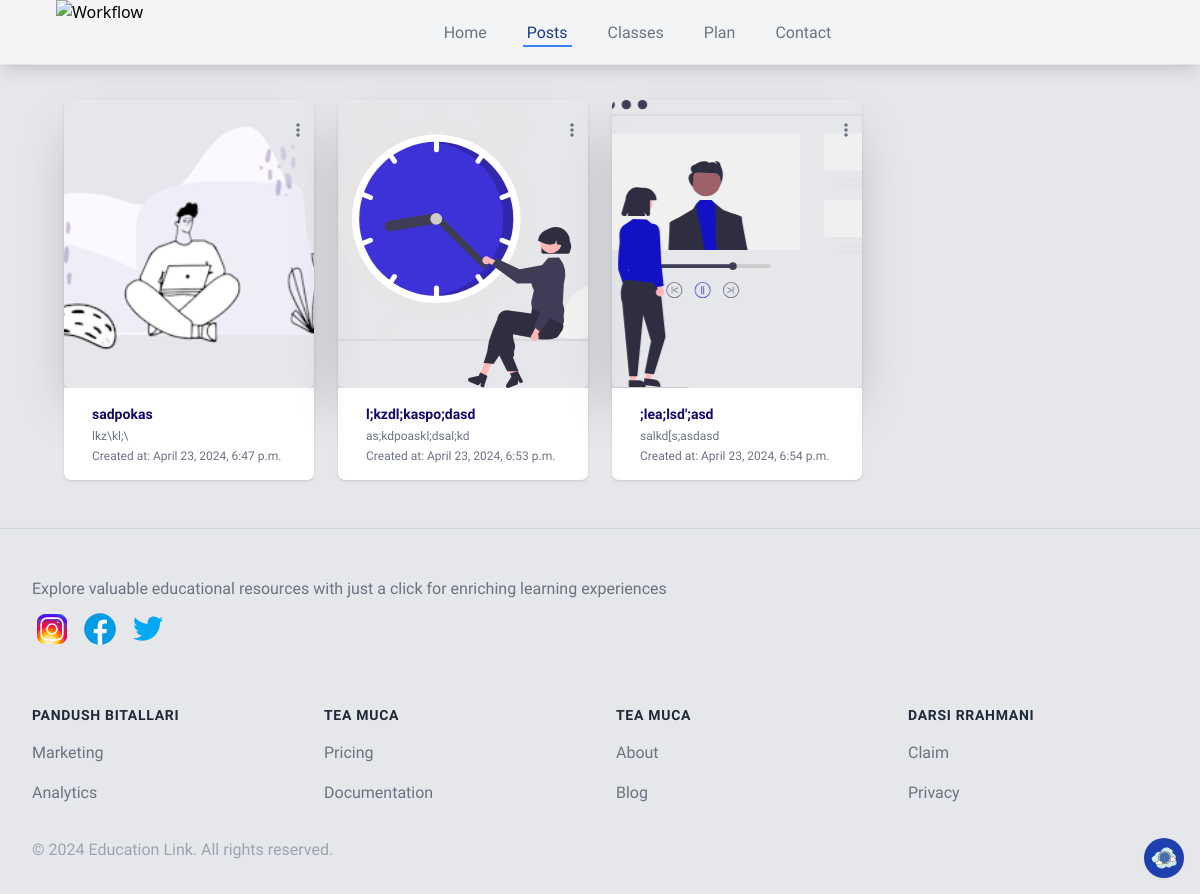
Screenshot of /posts (signed in) with the database file from the repository.
### main/models.py (models this page shows, shortened)
class Post(models.Model):
    user = models.ForeignKey(
        User, on_delete=models.CASCADE
    )  # If the user gets deleted all the posts  wit
    subject = models.CharField(max_length=100)  # Subject of the post``
    short_description = models.TextField()  # Short description of the post
    dropzone_file = models.ImageField(
        upload_to="dropzone_files/"
    )  # File associated with the post
    created_at = models.DateTimeField(auto_now_add=True)  # Timestamp of post creation

### main/views.py (the view)
# urls.py: path("posts", views.posts, name="posts"),
@login_required(login_url="login_view")
def posts(request):
    posts = Post.objects.filter(user=request.user)
    context = {"posts": posts}
    return render(request, "posts.html", context=context)

### main/templates/posts.html (shortened to what this page needs)
{% load static  %}
<!DOCTYPE html>
<html lang="en">
  <head>
    <script src="https://cdn.tailwindcss.com"></script>
  </head>
  <body class="bg-gray-200">
      <nav class="fixed top-0 left-0 right-0 z-50 bg-gray-100 border-b shadow-lg   sm:px-6  ">
        <div class="max-w-7xl mx-auto px-4 sm:px-6 lg:px-8">
          <div class="flex justify-between h-16">
              <div class="flex-shrink-0 flex items-center">
                <a href="{% url 'homepage' %}">
              <img
                class="hidden lg:block h-16 w-auto"
                src="{% static "images/EduLink (1).png" %}"
                alt="Workflow"
              />
            </a>
              </div>
              <div class="flex items-center justify-center hidden sm:ml-6 sm:flex sm:space-x-8">
                <a
                  href="{% url 'homepage' %}"
                  class="border-transparent font-raleway  text-gray-500 hover:border-gray-300 hover:text-gray-700 inline-flex items-center px-1 pt-1 border-b-2 text-md font-medium "
                >
                  Home
                </a>
                <a
                  href="{% url 'posts' %}"
                  class="{% if request.path == '/posts' %}border-blue-500 text-blue-900{% else %}border-transparent{% endif %} font-raleway hover:border-gray-300 hover:text-gray-700 inline-flex items-center px-1 pt-1 border-b-2 text-md font-medium"
                >
                  Posts
                </a>
                <a
                  href="{% url 'classes' %}"
                  class="border-transparent text-gray-500 font-raleway hover:border-gray-300 hover:text-gray-700 inline-flex items-center px-1 pt-1 border-b-2 text-md font-medium"
                >
                  Classes
                </a>
                <a
                  href="{% url 'plan' %}"
                  class="{% if request.path == '/plan' %}border-indigo-500{% else %}border-transparent{% endif %} text-gray-500 font-raleway hover:border-gray-300 hover:text-gray-700 inline-flex items-center px-1 pt-1 border-b-2 text-md font-medium"
                >
                  Plan
                </a>
                <a
                  href="{% url 'contact' %}"
                  class="{% if request.path == '/contact' %}border-indigo-500{% else %}border-transparent{% endif %} text-gray-500 font-raleway hover:border-gray-300 hover:text-gray-700 inline-flex items-center px-1 pt-1 border-b-2 text-md font-medium"
                >
                  Contact
                </a>
              </div>
            <div class="hidden sm:ml-6 sm:flex sm:items-center">
            </div>
          </div>
        </div>
      </nav>
      <div class="pt-12 px-12">
          {% if posts %}
          <button id="newpost-hasposts" type="button" class="z-10 fixed bottom-4 right-4 inline-flex items-center p-1 bg-blue-800 justify-center border border-transparent rounded-full shadow-sm text-white duration-400 hover:bg-white hover:text-blue-800">
          </button>
            <div class="pt-8 sm:px-4" >
                  <ul
                  role="list"
                  class=" mt-5 grid grid-cols-1 gap-6 sm:grid-cols-2 md:grid-cols-3 lg:grid-cols-4"
                >
              {% for post in posts %}
                <li  class=" col-span-1 rounded-md shadow cursor-pointer" >
                  <div  class="w-full  h-72 bg-contain bg-center bg-no-repeat bg-cover rounded-lg   rounded-md shadow-2xl" style="background-image: url('{{post.dropzone_file.url}}'); " >
                    <div class="flex justify-end items-end">
                      <div class="flex justify-end px-4 pt-3 pr-2">
                        <button  onclick="toggleDropdown('{{ post.pk }}')"  class="dropdownButton z-index-40  inline-block text-gray-500  ::outline-none ::ring-gray-400  rounded-lg text-md p-1.5 " type="button">
                            <i class="fa-solid fa-ellipsis-vertical"></i>
                        </button>
                      </div>
                    </div>
                  </div>
                  <div>
                      <div  class=" w-full flex items-center justify-between p-4 space-x-6 bg-white rounded-b-lg">
                        <div class="flex-1 truncate ml-3">
                          <div class="flex items-center space-x-3">
                            <h3 class="text-darkblue font-bold text-sm truncate font-raleway transition-all duration-300 hover:text-base " >{{post.subject}}</h3>
                          </div>
                          <p class="mt-1 text-gray-500 text-xs truncate  font-raleway  transition-all duration-300  ">{{post.short_description}}</p>
                          <p class="mt-1 text-gray-500 text-xs truncate font-raleway ">Created at: {{post.created_at}} </p>
                        </div>
                      </div>
                   </div>
                </li>
        {% endfor %}
            </ul>
            </div>
    {% endif %}
        </div>
        <footer class="bg-gray-200 border-t border-gray-300 mt-12 font-raleway drop-shadow-lg" aria-labelledby="footer-heading">
          <div class="max-w-md mx-auto pt-4 px-4 sm:max-w-7xl sm:px-6 lg:pt-12 lg:px-8">
            <div class="xl:grid xl:grid-cols-3 xl:gap-8">
              <div class="space-y-2 xl:col-span-1">
                <p class="text-gray-500 text-base">Explore valuable educational resources with just a click for enriching learning experiences</p>
                <div class="flex space-x-2">
                  <a href="#" class="text-gray-400 hover:text-gray-500">
                  </a>
                  <a href="#" class="text-gray-400 hover:text-gray-500">
                  </a>
                  <a href="#" class="text-gray-400 hover:text-gray-500">
                  </a>
                </div>
              </div>
              <div class="mt-14 grid grid-cols-2 gap-8 xl:mt-0 xl:col-span-2">
                <div class="md:grid md:grid-cols-2 md:gap-8">
                  <div>
                    <h3 class="text-sm font-semibold text-gray-800 tracking-wider uppercase">Pandush Bitallari</h3>
                    <ul role="list" class="mt-4 space-y-4">
                      <li>
                        <a href="#" class="text-base text-gray-500 hover:text-gray-900"> Marketing </a>
                      </li>
                      <li>
                        <a href="#" class="text-base text-gray-500 hover:text-gray-900"> Analytics </a>
                      </li>
                    </ul>
                  </div>
                  <div class="mt-12 md:mt-0">
                    <h3 class="text-sm font-semibold text-gray-800 tracking-wider uppercase">Tea Muca</h3>
                    <ul role="list" class="mt-4 space-y-4">
                      <li>
                        <a href="#" class="text-base text-gray-500 hover:text-gray-900"> Pricing </a>
                      </li>
                      <li>
                        <a href="#" class="text-base text-gray-500 hover:text-gray-900"> Documentation </a>
                      </li>
                    </ul>
                  </div>
                </div>
                <div class="md:grid md:grid-cols-2 md:gap-8">
                  <div>
                    <h3 class="text-sm font-semibold text-gray-800 tracking-wider uppercase">Tea Muca</h3>
                    <ul role="list" class="mt-4 space-y-4">
                      <li>
                        <a href="#" class="text-base text-gray-500 hover:text-gray-900"> About </a>
                      </li>
                      <li>
                        <a href="#" class="text-base text-gray-500 hover:text-gray-900"> Blog </a>
                      </li>
                    </ul>
                  </div>
                  <div class="mt-12 md:mt-0">
                    <h3 class="text-sm font-semibold text-gray-800 tracking-wider uppercase">Darsi Rrahmani</h3>
                    <ul role="list" class="mt-4 space-y-4">
                      <li>
                        <a href="#" class="text-base text-gray-500 hover:text-gray-900"> Claim </a>
                      </li>
                      <li>
                        <a href="#" class="text-base text-gray-500 hover:text-gray-900"> Privacy </a>
                      </li>
                    </ul>
                  </div>
                </div>
              </div>
            </div>
            <div class=" border-t border-gray-200 py-8">
              <p class="text-base text-gray-400 xl:text-center">&copy; 2024 Education Link. All rights reserved.</p>
            </div>
          </div>
        </footer>
  </body>
</html>

### rows the page displays
Post: dropzone_file (picture), subject "sadpokas", short_description "lkz\\kl;\\", created_at "April 23, 2024, 6:47 p.m."
Post: dropzone_file (picture), subject "l;kzdl;kaspo;dasd", short_description "as;kdpoaskl;dsal;kd", created_at "April 23, 2024, 6:53 p.m."
Post: dropzone_file (picture), subject ";lea;lsd';asd", short_description "salkd[s;asdasd", created_at "April 23, 2024, 6:54 p.m."
